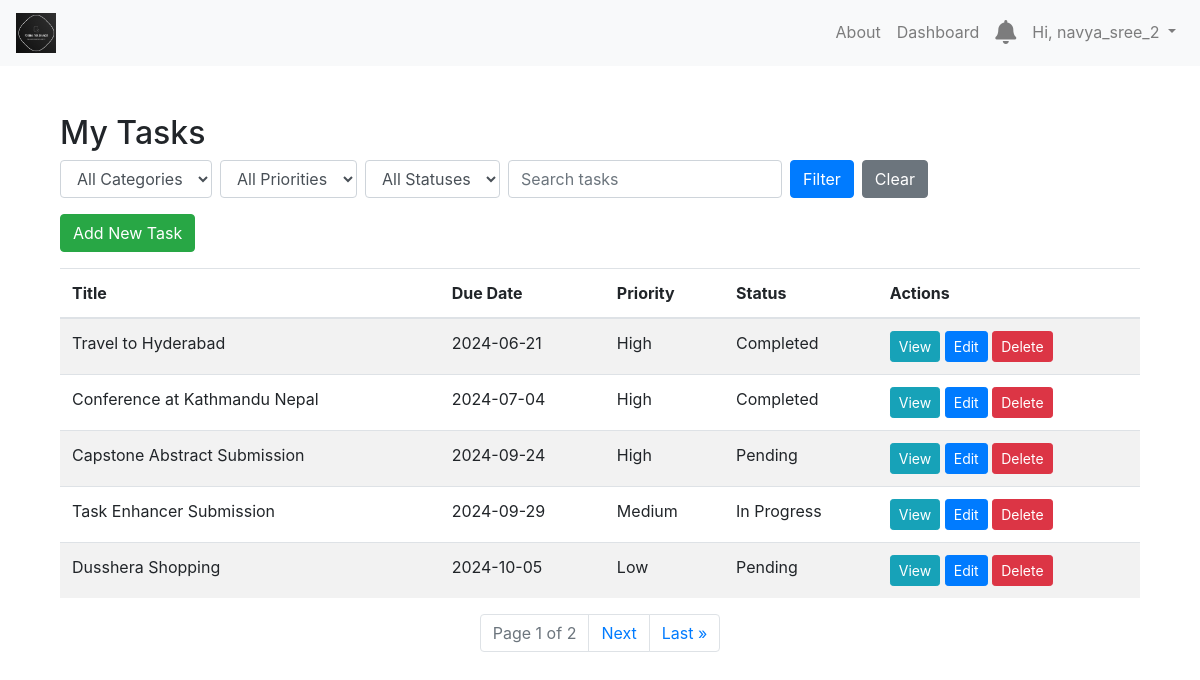
/tasks/ (signed in), run on an earlier commit of the app's database.
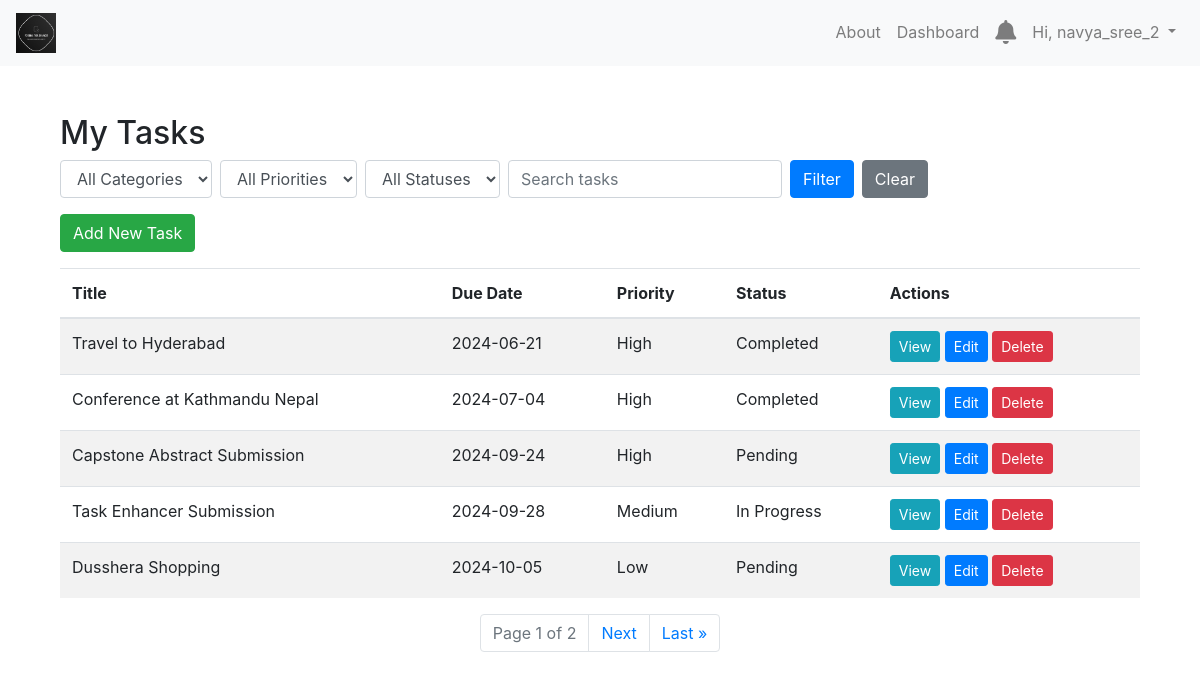
And on a later commit of the database.
### tasks/models.py (models this page shows, shortened)
class Task(models.Model):
    PRIORITY_CHOICES = [
        ('L', 'Low'),
        ('M', 'Medium'),
        ('H', 'High'),
    ]
    STATUS_CHOICES = [
        ('P', 'Pending'),
        ('IP', 'In Progress'),
        ('C', 'Completed'),
    ]
    user = models.ForeignKey(User, on_delete=models.CASCADE)
    title = models.CharField(max_length=200)
    description = models.TextField(blank=True)
    due_date = models.DateField(null=True, blank=True)
    priority = models.CharField(max_length=1, choices=PRIORITY_CHOICES, default='M')
    status = models.CharField(max_length=2, choices=STATUS_CHOICES, default='P')
    category = models.ForeignKey(Category, null=True, on_delete=models.SET_NULL)
    created_at = models.DateTimeField(auto_now_add=True)
    is_completed = models.BooleanField(default=False)

### tasks/views.py (the view)
# urls.py: path('tasks/', views.task_list, name='task_list'),
@login_required
def task_list(request):
    category_id = request.GET.get('category', None)
    priority = request.GET.get('priority', None)
    status = request.GET.get('status', None)
    search_query = request.GET.get('q', None)
    tasks = Task.objects.filter(user=request.user).order_by('due_date')
    if category_id:
        tasks = tasks.filter(category_id=category_id)
    if priority:
        tasks = tasks.filter(priority=priority)
    if status:
        tasks = tasks.filter(status=status)
    if search_query:
        tasks = tasks.filter(title__icontains=search_query)
    paginator = Paginator(tasks, 5)
    page = request.GET.get('page', 1)
    try:
        tasks = paginator.page(page)
    except PageNotAnInteger:
        tasks = paginator.page(1)
    except EmptyPage:
        tasks = paginator.page(paginator.num_pages)
    categories = Category.objects.all()
    return render(request, 'tasks/task_list.html', {
        'tasks': tasks,
        'categories': categories,
        'search_query': search_query,
    })

### tasks/templates/tasks/task_list.html (shortened to what this page needs)
{% extends 'base.html' %}
{% block content %}
<div class="container mt-5">
    <h2>My Tasks</h2>
    <form method="GET" class="form-inline mb-3">
        <select name="category" class="form-control mr-2">
            <option value="">All Categories</option>
        </select>
        <select name="priority" class="form-control mr-2">
            <option value="">All Priorities</option>
        </select>
        <select name="status" class="form-control mr-2">
            <option value="">All Statuses</option>
        </select>
        <input type="text" name="q" class="form-control mr-2" placeholder="Search tasks" value="{{ search_query|default:'' }}">
        <button type="submit" class="btn btn-primary">Filter</button>
        <a href="{% url 'task_list' %}" class="btn btn-secondary ml-2">Clear</a>
    </form>
    <a href="{% url 'task_create' %}" class="btn btn-success mb-3">Add New Task</a>
    {% if tasks %}
        <table class="table table-striped">
            <thead>
                <tr>
                    <th>Title</th>
                    <th>Due Date</th>
                    <th>Priority</th>
                    <th>Status</th>
                    <th>Actions</th>
                </tr>
            </thead>
            <tbody>
                {% for task in tasks %}
                <tr>
                    <td>{{ task.title }}</td>
                    <td>{{ task.due_date|date:"Y-m-d" }}</td>
                    <td>{{ task.get_priority_display }}</td>
                    <td>{{ task.get_status_display }}</td>
                    <td>
                        <a href="{% url 'task_detail' task.pk %}" class="btn btn-info btn-sm">View</a>
                        <a href="{% url 'task_update' task.pk %}" class="btn btn-primary btn-sm">Edit</a>
                        <a href="{% url 'task_delete' task.pk %}" class="btn btn-danger btn-sm">Delete</a>
                    </td>
                </tr>
                {% endfor %}
            </tbody>
        </table>
        <nav aria-label="Page navigation example">
            <ul class="pagination justify-content-center">
                <li class="page-item disabled">
                    <a class="page-link" href="#">Page {{ tasks.number }} of {{ tasks.paginator.num_pages }}</a>
                </li>
                {% if tasks.has_next %}
                    <li class="page-item">
                        <a class="page-link" href="?page={{ tasks.next_page_number }}">Next</a>
                    </li>
                    <li class="page-item">
                        <a class="page-link" href="?page={{ tasks.paginator.num_pages }}">Last &raquo;</a>
                    </li>
                {% endif %}
            </ul>
        </nav>
    {% else %}
        <p>You have no tasks.</p>
    {% endif %}
</div>
{% endblock %}

What changed in the data, as far as the page shows it:
changed Task "Task Enhancer Submission": due_date "2024-09-29" → "2024-09-28"
